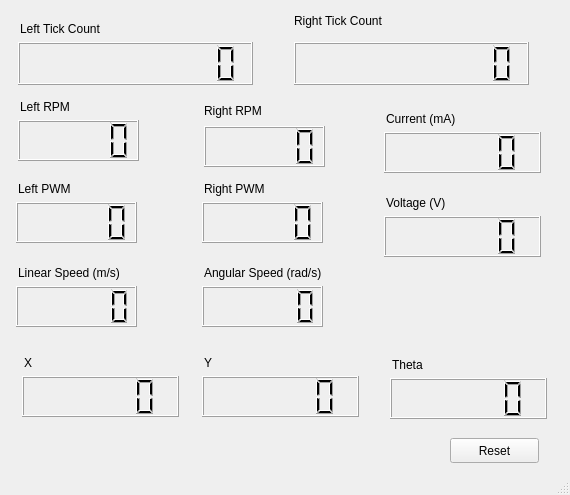
<?xml version="1.0" encoding="UTF-8"?>
<ui version="4.0">
 <class>wndMain</class>
 <widget class="QMainWindow" name="wndMain">
  <property name="geometry">
   <rect>
    <x>0</x>
    <y>0</y>
    <width>570</width>
    <height>495</height>
   </rect>
  </property>
  <property name="windowTitle">
   <string>ROS Arduino Encoders</string>
  </property>
  <widget class="QWidget" name="centralwidget">
   <widget class="QLCDNumber" name="lcd_left">
    <property name="geometry">
     <rect>
      <x>18</x>
      <y>42</y>
      <width>235</width>
      <height>43</height>
     </rect>
    </property>
    <property name="font">
     <font>
      <weight>50</weight>
      <italic>false</italic>
      <bold>false</bold>
      <kerning>true</kerning>
     </font>
    </property>
    <property name="autoFillBackground">
     <bool>false</bool>
    </property>
    <property name="styleSheet">
     <string notr="true"/>
    </property>
    <property name="frameShadow">
     <enum>QFrame::Raised</enum>
    </property>
    <property name="digitCount">
     <number>10</number>
    </property>
    <property name="segmentStyle">
     <enum>QLCDNumber::Filled</enum>
    </property>
   </widget>
   <widget class="QLabel" name="label">
    <property name="geometry">
     <rect>
      <x>20</x>
      <y>20</y>
      <width>121</width>
      <height>17</height>
     </rect>
    </property>
    <property name="text">
     <string>Left Tick Count</string>
    </property>
   </widget>
   <widget class="QLabel" name="label_2">
    <property name="geometry">
     <rect>
      <x>294</x>
      <y>12</y>
      <width>109</width>
      <height>17</height>
     </rect>
    </property>
    <property name="text">
     <string>Right Tick Count</string>
    </property>
   </widget>
   <widget class="QLCDNumber" name="lcd_right">
    <property name="geometry">
     <rect>
      <x>294</x>
      <y>42</y>
      <width>235</width>
      <height>43</height>
     </rect>
    </property>
    <property name="digitCount">
     <number>10</number>
    </property>
   </widget>
   <widget class="QLabel" name="label_3">
    <property name="geometry">
     <rect>
      <x>20</x>
      <y>98</y>
      <width>121</width>
      <height>17</height>
     </rect>
    </property>
    <property name="text">
     <string>Left RPM</string>
    </property>
   </widget>
   <widget class="QLabel" name="label_4">
    <property name="geometry">
     <rect>
      <x>204</x>
      <y>102</y>
      <width>109</width>
      <height>17</height>
     </rect>
    </property>
    <property name="text">
     <string>Right RPM</string>
    </property>
   </widget>
   <widget class="QLCDNumber" name="lcd_left_rpm">
    <property name="geometry">
     <rect>
      <x>18</x>
      <y>120</y>
      <width>121</width>
      <height>41</height>
     </rect>
    </property>
   </widget>
   <widget class="QLCDNumber" name="lcd_right_rpm">
    <property name="geometry">
     <rect>
      <x>204</x>
      <y>126</y>
      <width>121</width>
      <height>41</height>
     </rect>
    </property>
   </widget>
   <widget class="QLCDNumber" name="lcd_right_pwm">
    <property name="geometry">
     <rect>
      <x>202</x>
      <y>202</y>
      <width>121</width>
      <height>41</height>
     </rect>
    </property>
   </widget>
   <widget class="QLCDNumber" name="lcd_left_pwm">
    <property name="geometry">
     <rect>
      <x>16</x>
      <y>202</y>
      <width>121</width>
      <height>41</height>
     </rect>
    </property>
   </widget>
   <widget class="QLabel" name="label_5">
    <property name="geometry">
     <rect>
      <x>204</x>
      <y>180</y>
      <width>109</width>
      <height>17</height>
     </rect>
    </property>
    <property name="text">
     <string>Right PWM</string>
    </property>
   </widget>
   <widget class="QLabel" name="label_6">
    <property name="geometry">
     <rect>
      <x>18</x>
      <y>180</y>
      <width>121</width>
      <height>17</height>
     </rect>
    </property>
    <property name="text">
     <string>Left PWM</string>
    </property>
   </widget>
   <widget class="QLabel" name="label_7">
    <property name="geometry">
     <rect>
      <x>18</x>
      <y>264</y>
      <width>121</width>
      <height>17</height>
     </rect>
    </property>
    <property name="text">
     <string>Linear Speed (m/s)</string>
    </property>
   </widget>
   <widget class="QLCDNumber" name="lcd_linear_speed">
    <property name="geometry">
     <rect>
      <x>16</x>
      <y>286</y>
      <width>121</width>
      <height>41</height>
     </rect>
    </property>
    <property name="smallDecimalPoint">
     <bool>true</bool>
    </property>
    <property name="value" stdset="0">
     <double>0.000000000000000</double>
    </property>
   </widget>
   <widget class="QLCDNumber" name="lcd_angular_speed">
    <property name="geometry">
     <rect>
      <x>202</x>
      <y>286</y>
      <width>121</width>
      <height>41</height>
     </rect>
    </property>
    <property name="smallDecimalPoint">
     <bool>true</bool>
    </property>
   </widget>
   <widget class="QLabel" name="lcd_right_speed">
    <property name="geometry">
     <rect>
      <x>204</x>
      <y>264</y>
      <width>151</width>
      <height>17</height>
     </rect>
    </property>
    <property name="text">
     <string>Angular Speed (rad/s)</string>
    </property>
   </widget>
   <widget class="QLCDNumber" name="lcd_current">
    <property name="geometry">
     <rect>
      <x>384</x>
      <y>132</y>
      <width>157</width>
      <height>41</height>
     </rect>
    </property>
    <property name="smallDecimalPoint">
     <bool>true</bool>
    </property>
   </widget>
   <widget class="QLabel" name="lcd_right_speed_2">
    <property name="geometry">
     <rect>
      <x>386</x>
      <y>110</y>
      <width>151</width>
      <height>17</height>
     </rect>
    </property>
    <property name="text">
     <string>Current (mA)</string>
    </property>
   </widget>
   <widget class="QLCDNumber" name="lcd_voltage">
    <property name="geometry">
     <rect>
      <x>384</x>
      <y>216</y>
      <width>157</width>
      <height>41</height>
     </rect>
    </property>
    <property name="smallDecimalPoint">
     <bool>true</bool>
    </property>
   </widget>
   <widget class="QLabel" name="lcd_right_speed_3">
    <property name="geometry">
     <rect>
      <x>386</x>
      <y>194</y>
      <width>151</width>
      <height>17</height>
     </rect>
    </property>
    <property name="text">
     <string>Voltage (V)</string>
    </property>
   </widget>
   <widget class="QPushButton" name="pbReset">
    <property name="geometry">
     <rect>
      <x>450</x>
      <y>438</y>
      <width>89</width>
      <height>25</height>
     </rect>
    </property>
    <property name="text">
     <string>Reset</string>
    </property>
   </widget>
   <widget class="QLCDNumber" name="lcd_x">
    <property name="geometry">
     <rect>
      <x>22</x>
      <y>376</y>
      <width>157</width>
      <height>41</height>
     </rect>
    </property>
    <property name="smallDecimalPoint">
     <bool>true</bool>
    </property>
   </widget>
   <widget class="QLabel" name="lcd_right_speed_4">
    <property name="geometry">
     <rect>
      <x>24</x>
      <y>354</y>
      <width>151</width>
      <height>17</height>
     </rect>
    </property>
    <property name="text">
     <string>X</string>
    </property>
   </widget>
   <widget class="QLCDNumber" name="lcd_y">
    <property name="geometry">
     <rect>
      <x>202</x>
      <y>376</y>
      <width>157</width>
      <height>41</height>
     </rect>
    </property>
    <property name="smallDecimalPoint">
     <bool>true</bool>
    </property>
   </widget>
   <widget class="QLabel" name="lcd_y_label">
    <property name="geometry">
     <rect>
      <x>204</x>
      <y>354</y>
      <width>151</width>
      <height>17</height>
     </rect>
    </property>
    <property name="text">
     <string>Y</string>
    </property>
   </widget>
   <widget class="QLabel" name="theta">
    <property name="geometry">
     <rect>
      <x>392</x>
      <y>356</y>
      <width>151</width>
      <height>17</height>
     </rect>
    </property>
    <property name="text">
     <string>Theta</string>
    </property>
   </widget>
   <widget class="QLCDNumber" name="lcd_theta">
    <property name="geometry">
     <rect>
      <x>390</x>
      <y>378</y>
      <width>157</width>
      <height>41</height>
     </rect>
    </property>
    <property name="smallDecimalPoint">
     <bool>true</bool>
    </property>
   </widget>
  </widget>
  <widget class="QStatusBar" name="statusbar"/>
 </widget>
 <resources/>
 <connections/>
</ui>
